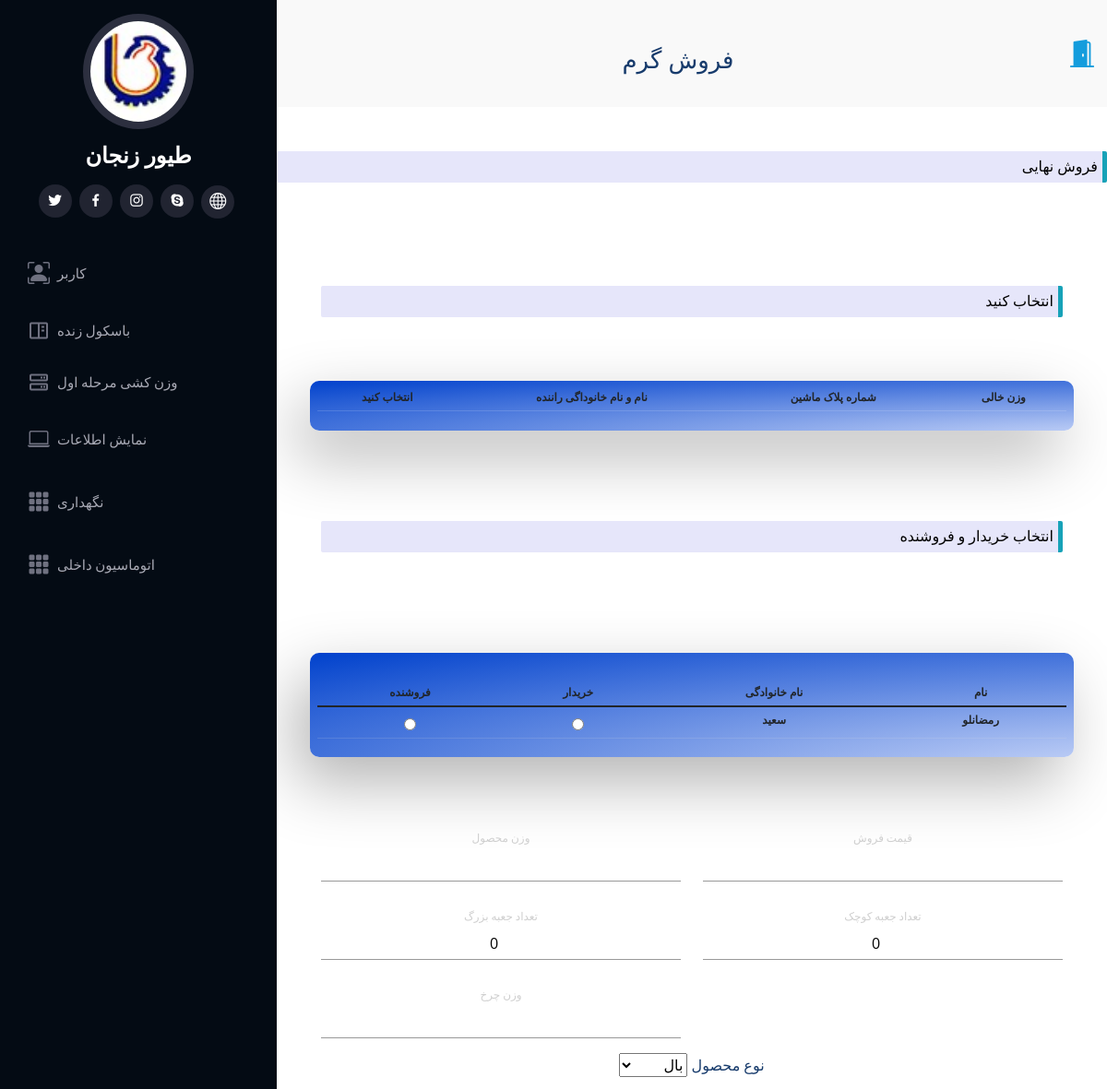
Page /distribute/form/ (signed in, upper part) on the earlier database version.
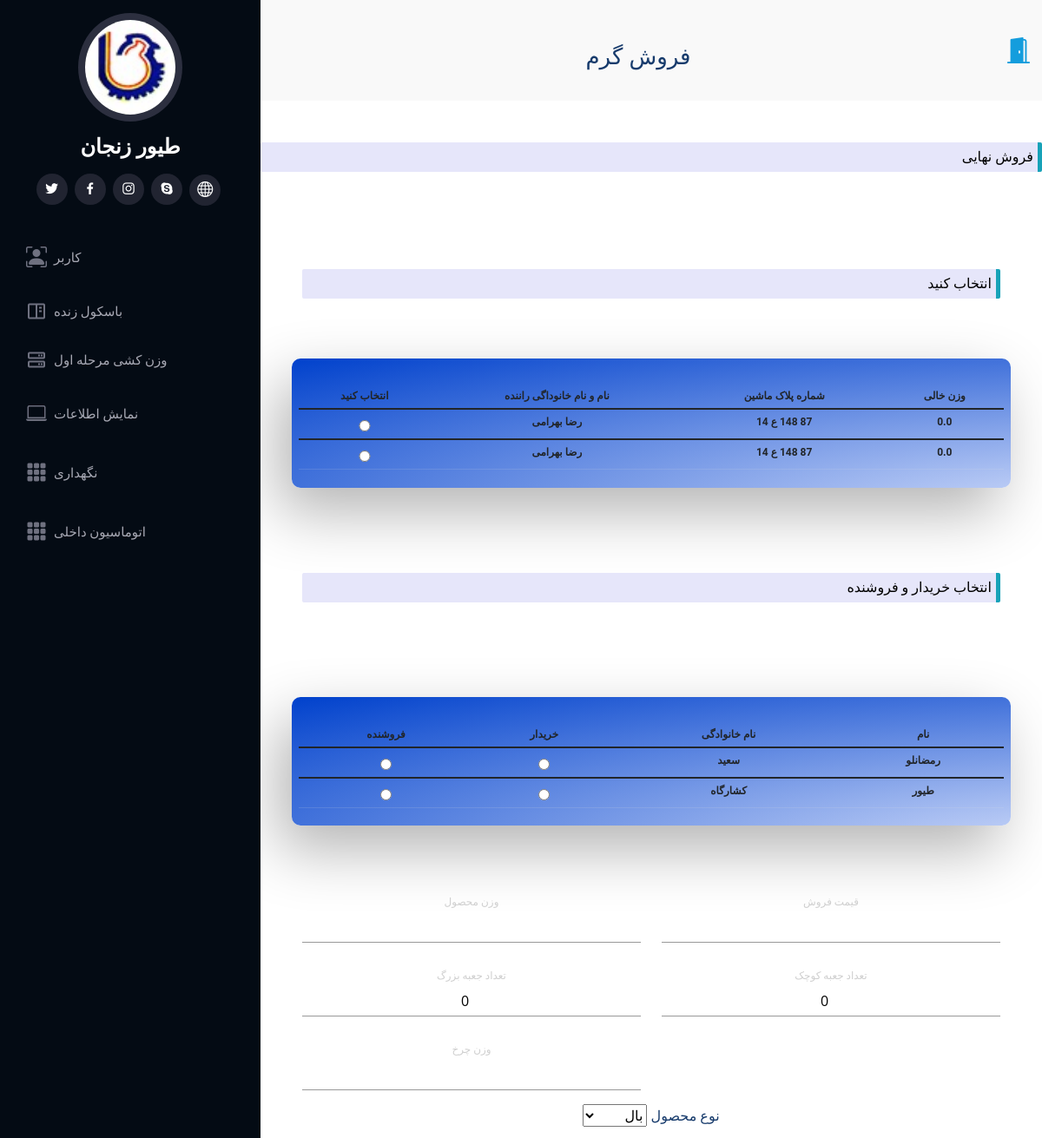
Same page on the later database version.
### WareHouseApp/models.py (models this page shows, shortened)
class ProductOwner(models.Model):
    name = models.CharField(max_length=25)
    last_name = models.CharField(max_length=25)
    product_owner_id = models.CharField(default=str(uuid1().int), max_length=300, primary_key=True)

class DistributedRoot(models.Model):
    dist_id = models.CharField(default=str(uuid1().int), max_length=250, primary_key=True)
    weighting_time = models.FloatField(default=time.time())
    weighting_time_format = models.CharField(default=time.ctime(time.time()), max_length=50)
    empty_time = models.FloatField(default=time.time())
    empty_time_format = models.CharField(default=time.ctime(time.time()), max_length=50)
    enter_time = models.FloatField(default=time.time())
    enter_time_format = models.CharField(default=time.ctime(time.time()), max_length=50)
    exit_time = models.FloatField(default=time.time())
    exit_time_format = models.CharField(default=time.ctime(time.time()), max_length=50)
    empty_weight = models.FloatField(default=0.0)
    full_weight = models.FloatField(default=0.0)
    destination = models.CharField(max_length=150, null=True)
    finish_loading = models.BooleanField(default=False)
    out_status = models.BooleanField(default=False)
    driver = models.ForeignKey(Driver, on_delete=models.CASCADE)
    car = models.ForeignKey(Car, on_delete=models.CASCADE)
    weighting_user = models.CharField(max_length=50, default='Admin')
    finish_user = models.CharField(max_length=50, default='Admin')
    enter_user = models.CharField(max_length=50, default='Admin')
    exit_user = models.CharField(max_length=50, default='Admin')

class Driver(models.Model):
    name = models.CharField(max_length=25)
    last_name = models.CharField(max_length=25)
    phone_number = models.CharField(max_length=12)
    driver_type = models.BooleanField(default=True)
    driver_id = models.CharField(default=str(uuid1().int), max_length=250, primary_key=True)
    car = models.ForeignKey(Car, on_delete=models.CASCADE, null=True)

class Car(models.Model):
    car_number = models.CharField(max_length=20)
    car_number1 = models.IntegerField(default=11)
    car_number2 = models.CharField(max_length=1, default='ع')
    car_number3 = models.IntegerField(default=111)
    car_number4 = models.IntegerField(default=87)
    live_product = models.BooleanField(default=True)
    car_type = models.CharField(max_length=25, default='-')
    car_id = models.CharField(default=str(uuid1().int), max_length=250, primary_key=True)
    product_owner = models.ForeignKey(ProductOwner, models.PROTECT, null=True)

### WareHouseApp/views.py (the view)
# urls.py: re_path(r'^distribute/form/$', views.distribute_form, name='Distribute_Form'),
def distribute_form(requests):
    if requests.user.is_authenticated:
        dist_manager_list = models.SalesManager.objects.all().filter(username=requests.user.username)
        ceo_list = models.CEO.objects.all().filter(username=requests.user.username)
        if len(dist_manager_list) > 0 or len(ceo_list) > 0 or requests.user.is_superuser:
            dist_temp = loader.get_template('WareHouseApp/distribute_form.html')
            context = {
                "dist_root_list": models.DistributedRoot.objects.all().filter(finish_loading=False),
                'po_list': models.ProductOwner.objects.all(),
                'request': requests,
            }
            return HttpResponse(dist_temp.render(context))
        else:
            return HttpResponseRedirect(reverse('Error', args=["you can't access to this page"]))
    else:
        return HttpResponseRedirect(reverse('Error', args=["you can't access to this page"]))

### WareHouseApp/templates/WareHouseApp/distribute_form.html (shortened to what the changed rows need)
{% extends 'WareHouseApp/main.html' %}
{% load static %}
{% block title%}
<h2>فروش گرم</h2>
{% endblock %}
{% block content %}
<form action="{% url 'Distribute' %}" method="post">
    <div class=" cont">
         <div class="row form sign-in shadow p-5 mb-5 bg-white rounded d-flex align-items-stretch">
             <div class="fresh-table full-color-blue badge filter badge-blue" style="overflow:scroll;">
                      <table id="fresh-table" class="table" style="    overflow: scroll;">
                        <thead>
                          <th>انتخاب کنید</th>
                          <th data-field="name" data-sortable="true">نام و نام خانوداگی راننده</th>
                          <th data-field="country" data-sortable="true">شماره پلاک ماشین</th>
                          <th data-field="country" data-sortable="true">وزن خالی</th>
                        </thead>
                        {% for dist in dist_root_list %}
                        <label for="{{ dist.dist_id }}">
                            <tbody>
                              <tr>
                                <td>
                                    <div class="radio">
                                         <label style="margin:0px;"><input type="radio" value="{{ dist.dist_id }}" name="dist_id" id="{{ dist.dist_id }}"></label>
                                    </div>
                                </td>
                                <td>{{ dist.driver.name }} {{ dist.driver.last_name }}</td>
                                <td style="text-align: center; " dir="rtl" >
                                    <span style="text-align: right; " dir="rtl">{{ dist.car.car_number4 }}</span>
                                    <span style="text-align: right; " dir="rtl">{{ dist.car.car_number3 }}</span>
                                    <span style="text-align: right; " dir="rtl">{{ dist.car.car_number2 }}</span>
                                    <span style="text-align: right; " dir="rtl">{{ dist.car.car_number1 }}</span>
                                </td>
                                <td>{{ dist.empty_weight }}</td>
                              </tr>
                            </tbody>
                        </label>
                          {% endfor %}
                      </table>
             </div>
              <div class="fresh-table full-color-blue badge filter badge-blue" style="overflow:scroll;">
                      <table id="fresh-table2" class="table">
                        <thead>
                          <th data-field="salary" data-sortable="true">فروشنده</th>
                          <th data-field="salary" data-sortable="true">خریدار</th>
                          <th data-field="salary" data-sortable="true">نام خانوادگی </th>
                          <th data-field="salary" data-sortable="true">نام</th>
                        </thead>
                        {% for po in po_list %}
                        <label for="{{ po.product_owner_id }}">
                            <tbody>
                              <tr>
                                <td>
                                    <div class="radio">
                                         <label style="margin:0px;"><input type="radio" value="{{ po.product_owner_id }}" name="saleor_id" id="{{ po.product_owner_id }}" style="border-bottom:0px;"></label>
                                    </div>
                                </td>
                                <td>
                                    <div class="radio">
                                         <label style="margin:0px;"><input type="radio" value="{{ po.product_owner_id }}" name="buyer_id" id="{{ po.product_owner_id }}2" style="border-bottom:0px;"></label>
                                    </div>
                                </td>
                                <td>{{ po.name }}</td>
                                <td>{{ po.last_name }}</td>
                              </tr>
                            </tbody>
                        </label>
                          {% endfor %}
                      </table>
             </div>
        </div>
        </div>
</form>
{% endblock %}

Differences in the rows shown:
added DistributedRoot: driver.name "رضا", driver.last_name "بهرامی", car.car_number4 "87", car.car_number3 "148", car.car_number2 "ع", car.car_number1 "14", empty_weight "0.0"
added DistributedRoot: driver.name "رضا", driver.last_name "بهرامی", car.car_number4 "87", car.car_number3 "148", car.car_number2 "ع", car.car_number1 "14", empty_weight "0.0"
added ProductOwner: name "کشارگاه", last_name "طیور"
